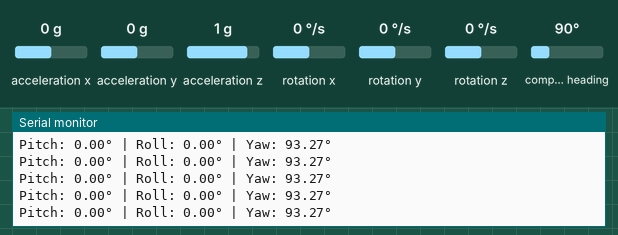
Recording of a sketch running on a simulated ESP32. Shown: the last lines printed to the serial monitor. Wiring (inferred from the names in the program): HMC5883L compass at I2C address 0x1E; MPU-6050 motion sensor at I2C address 0x68. The test bench sets the inputs (shaded band); at power-on: acceleration x 0 g, acceleration y 0 g, acceleration z 1 g, rotation x 0 °/s, rotation y 0 °/s, rotation z 0 °/s, compass heading 90°.

Above: at 12.4 s.
12.5 s: acceleration x set to -1.4 g
At 13.3 s:
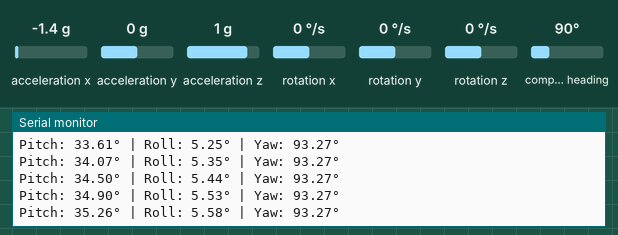
14.0 s: acceleration y set to -1.4 g
At 15.1 s:
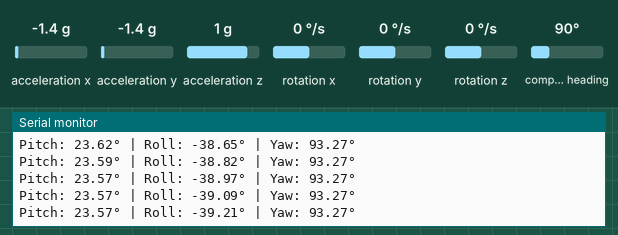
15.5 s: acceleration z set to -1.4 g
At 16.6 s:
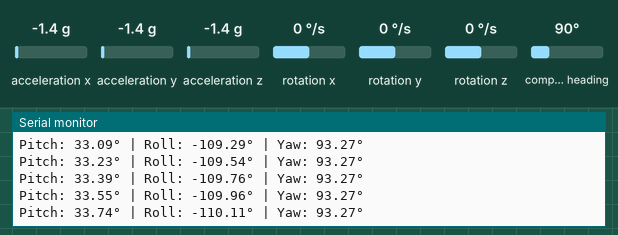
17.0 s: rotation x set to -192 °/s
At 17.6 s:
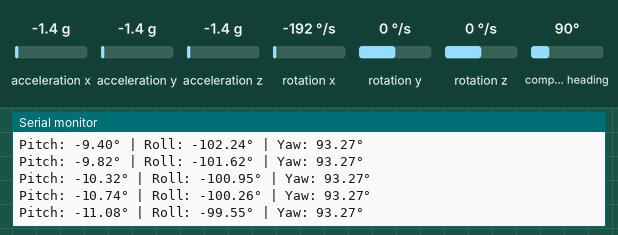
18.5 s: rotation y set to -192 °/s
At 19.5 s:
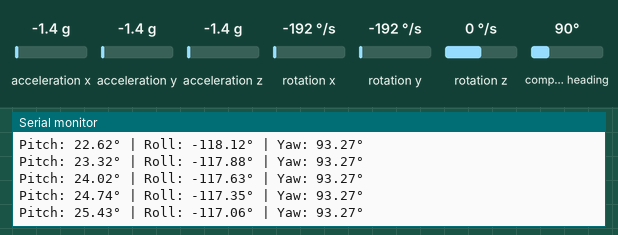
Timing chart, 0 to 21.0 s (numbered marks = the images above; inputs shaded):
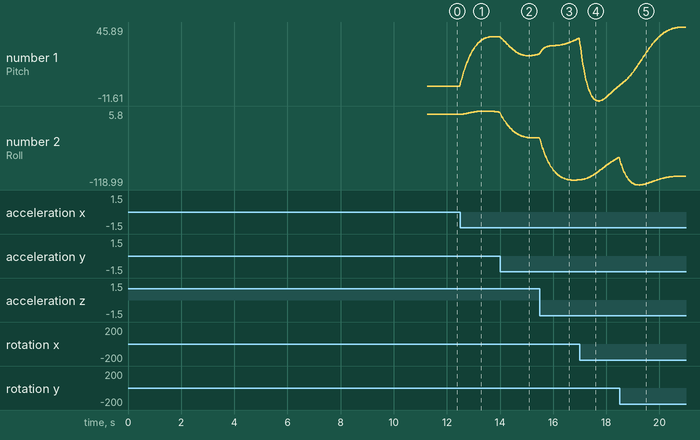

The sketch:

main.ino
```cpp
#include <Wire.h>
#include "src/config.h"
#include "src/sensors.h"

double pitch = 0, roll = 0, yaw = 0;
double anglePitch = 0, angleRoll = 0;
unsigned long lastTime;

void setup() {
  Serial.begin(115200);
  Wire.begin();

  Serial.println("\n=== ESP32 IMU Orientation Tracker ===");
  Serial.println("Location: Sousse, Tunisia");
  Serial.println("Declination: +3° 16' EAST\n");

  MPU6050_init();
  HMC5883L_init();

  calibrate_MPU6050();
  calibrate_HMC5883L();

  lastTime = millis();
  Serial.println("=== System Ready ===\n");
}

void loop() {
  double ax, ay, az, gx, gy, gz, mx, my, mz;

  read_MPU6050(ax, ay, az, gx, gy, gz);
  read_HMC5883L(mx, my, mz);

  unsigned long currentTime = millis();
  double dt = (currentTime - lastTime) / 1000.0;
  if (dt == 0) dt = 0.001;
  lastTime = currentTime;

  double accelPitch = atan2(-ax, sqrt(ay * ay + az * az)) * 180.0 / PI;
  double accelRoll = atan2(ay, az) * 180.0 / PI;

  pitch = Kalman_filter(anglePitch, gx, accelPitch, dt);
  roll = Kalman_filter(angleRoll, gy, accelRoll, dt);
  anglePitch = pitch;
  angleRoll = roll;

  yaw = atan2(my, mx) + DECLINATION_ANGLE;
  if (yaw < 0) yaw += 2 * PI;
  if (yaw > 2 * PI) yaw -= 2 * PI;
  yaw *= 180.0 / PI;

  Serial.print("Pitch: ");
  Serial.print(pitch, 2);
  Serial.print("° | Roll: ");
  Serial.print(roll, 2);
  Serial.print("° | Yaw: ");
  Serial.print(yaw, 2);
  Serial.println("°");

  delay(LOOP_DELAY_MS);
}
```

sensors.h
```cpp
#ifndef SENSORS_H
#define SENSORS_H

#include <Arduino.h>
#include "config.h"

extern double accelOffsetX, accelOffsetY, accelOffsetZ;
extern double gyroXOffset, gyroYOffset, gyroZOffset;
extern double magMinX, magMaxX, magMinY, magMaxY, magMinZ, magMaxZ;

void MPU6050_init();
void HMC5883L_init();
void calibrate_MPU6050();
void calibrate_HMC5883L();
void read_MPU6050(double &ax, double &ay, double &az);
void read_MPU6050(double &ax, double &ay, double &az, double &gx, double &gy, double &gz);
void read_HMC5883L(double &mx, double &my, double &mz);
double Kalman_filter(double angle, double gyroRate, double accelAngle, double dt);

#endif
```

src_sensors.cpp
```cpp
#include <Wire.h>
#include "sensors.h"
#include "config.h"

double accelOffsetX = 0, accelOffsetY = 0, accelOffsetZ = 0;
double gyroXOffset = 0, gyroYOffset = 0, gyroZOffset = 0;
double magMinX = 0, magMaxX = 0, magMinY = 0, magMaxY = 0, magMinZ = 0, magMaxZ = 0;

static double angle = 0, bias = 0, rate = 0;
static double P[2][2] = {{0, 0}, {0, 0}};

void MPU6050_init() {
  Wire.beginTransmission(MPU6050_ADDR);
  Wire.write(MPU6050_REG_PWR_MGMT_1);
  Wire.write(0);
  Wire.endTransmission(true);
}

void HMC5883L_init() {
  Wire.beginTransmission(HMC5883L_ADDR);
  Wire.write(0x00);
  Wire.write(0x70);
  Wire.endTransmission();

  Wire.beginTransmission(HMC5883L_ADDR);
  Wire.write(0x01);
  Wire.write(0x20);
  Wire.endTransmission();

  Wire.beginTransmission(HMC5883L_ADDR);
  Wire.write(0x02);
  Wire.write(0x00);
  Wire.endTransmission();
}

void calibrate_MPU6050() {
  Serial.println("Calibrating MPU6050...  Keep sensor stationary!");
  double ax, ay, az, gx, gy, gz;

  for (int i = 0; i < CALIBRATION_SAMPLES; i++) {
    read_MPU6050(ax, ay, az, gx, gy, gz);
    accelOffsetX += ax;
    accelOffsetY += ay;
    accelOffsetZ += az;
    gyroXOffset += gx;
    gyroYOffset += gy;
    gyroZOffset += gz;
    delay(10);
  }

  accelOffsetX /= CALIBRATION_SAMPLES;
  accelOffsetY /= CALIBRATION_SAMPLES;
  accelOffsetZ /= CALIBRATION_SAMPLES;
  gyroXOffset /= CALIBRATION_SAMPLES;
  gyroYOffset /= CALIBRATION_SAMPLES;
  gyroZOffset /= CALIBRATION_SAMPLES;

  accelOffsetZ -= 1.0;

  Serial.println("MPU6050 Calibration Complete!\n");
}

void calibrate_HMC5883L() {
  Serial.println("Calibrating HMC5883L...  Rotate sensor in all directions!");
  double mx, my, mz;

  magMinX = magMinY = magMinZ = 1e6;
  magMaxX = magMaxY = magMaxZ = -1e6;

  unsigned long startTime = millis();
  int dotCount = 0;

  while (millis() - startTime < MAG_CALIBRATION_TIME) {
    read_HMC5883L(mx, my, mz);

    if (mx < magMinX) magMinX = mx;
    if (mx > magMaxX) magMaxX = mx;
    if (my < magMinY) magMinY = my;
    if (my > magMaxY) magMaxY = my;
    if (mz < magMinZ) magMinZ = mz;
    if (mz > magMaxZ) magMaxZ = mz;

    if ((millis() - startTime) / 1000 > dotCount) {
      Serial.print(".");
      dotCount++;
    }

    delay(100);
  }

  Serial.println("\nHMC5883L Calibration Complete!\n");
}

void read_MPU6050(double &ax, double &ay, double &az) {
  Wire.beginTransmission(MPU6050_ADDR);
  Wire.write(MPU6050_REG_ACCEL_XOUT_H);
  Wire.endTransmission(false);
  Wire.requestFrom(MPU6050_ADDR, 6, true);

  int16_t rawX = (Wire.read() << 8) | Wire.read();
  int16_t rawY = (Wire.read() << 8) | Wire.read();
  int16_t rawZ = (Wire.read() << 8) | Wire.read();

  ax = rawX / ACCEL_SCALE - accelOffsetX;
  ay = rawY / ACCEL_SCALE - accelOffsetY;
  az = rawZ / ACCEL_SCALE - accelOffsetZ;
}

void read_MPU6050(double &ax, double &ay, double &az, double &gx, double &gy, double &gz) {
  Wire.beginTransmission(MPU6050_ADDR);
  Wire.write(MPU6050_REG_ACCEL_XOUT_H);
  Wire.endTransmission(false);
  Wire.requestFrom(MPU6050_ADDR, 14, true);

  int16_t rawAX = (Wire.read() << 8) | Wire.read();
  int16_t rawAY = (Wire.read() << 8) | Wire.read();
  int16_t rawAZ = (Wire.read() << 8) | Wire.read();

  Wire.read();
  Wire.read();

  int16_t rawGX = (Wire.read() << 8) | Wire.read();
  int16_t rawGY = (Wire.read() << 8) | Wire.read();
  int16_t rawGZ = (Wire.read() << 8) | Wire.read();

  ax = rawAX / ACCEL_SCALE - accelOffsetX;
  ay = rawAY / ACCEL_SCALE - accelOffsetY;
  az = rawAZ / ACCEL_SCALE - accelOffsetZ;

  gx = rawGX / GYRO_SCALE - gyroXOffset;
  gy = rawGY / GYRO_SCALE - gyroYOffset;
  gz = rawGZ / GYRO_SCALE - gyroZOffset;
}

void read_HMC5883L(double &mx, double &my, double &mz) {
  Wire.beginTransmission(HMC5883L_ADDR);
  Wire.write(0x03); // Starting register for magnetometer
  Wire.endTransmission(false);
  Wire.requestFrom(HMC5883L_ADDR, 6, true);

  int16_t x = (Wire.read() << 8) | Wire.read();
  int16_t z = (Wire.read() << 8) | Wire.read();
  int16_t y = (Wire.read() << 8) | Wire.read();

  mx = (x - (magMinX + magMaxX) / 2.0) * MAG_SCALE;
  my = (y - (magMinY + magMaxY) / 2.0) * MAG_SCALE;
  mz = (z - (magMinZ + magMaxZ) / 2.0) * MAG_SCALE;
}

double Kalman_filter(double angleInput, double gyroRate, double accelAngle, double dt) {
  rate = gyroRate - bias;
  angleInput += dt * rate;

  P[0][0] += dt * (dt * P[1][1] - P[0][1] - P[1][0] + Q_ANGLE);
  P[0][1] -= dt * P[1][1];
  P[1][0] -= dt * P[1][1];
  P[1][1] += Q_BIAS * dt;

  double S = P[0][0] + R_MEASURE;
  double K[2];
  K[0] = P[0][0] / S;
  K[1] = P[1][0] / S;

  double y = accelAngle - angleInput;
  angleInput += K[0] * y;
  bias += K[1] * y;

  double P00_temp = P[0][0];
  double P01_temp = P[0][1];

  P[0][0] -= K[0] * P00_temp;
  P[0][1] -= K[0] * P01_temp;
  P[1][0] -= K[1] * P00_temp;
  P[1][1] -= K[1] * P01_temp;

  return angleInput;
}
```

config.h
```cpp
#ifndef CONFIG_H
#define CONFIG_H

#define MPU6050_ADDR 0x68
#define HMC5883L_ADDR 0x1E
#define OLED_ADDR 0x3C

#define MPU6050_REG_ACCEL_XOUT_H 0x3B
#define MPU6050_REG_PWR_MGMT_1   0x6B
#define MPU6050_REG_GYRO_XOUT_H  0x43

#define ACCEL_SCALE 16384.0
#define GYRO_SCALE 131.0
#define MAG_SCALE 0.92

#define Q_ANGLE 0.001
#define Q_BIAS 0.003
#define R_MEASURE 0.03

#define CALIBRATION_SAMPLES 100
#define MAG_CALIBRATION_TIME 10000

#define DECLINATION_ANGLE 0.0570

#define LOOP_FREQUENCY 50
#define LOOP_DELAY_MS (1000 / LOOP_FREQUENCY)

#define SCREEN_WIDTH 128
#define SCREEN_HEIGHT 64
#define OLED_RESET -1

#endif
```

Measured:
- after the input at 12.5 s, the serial monitor: prints a new line at once (image 1)
- plotted number 1: 0 → 38.14 after the input at 12.5 s
- plotted number 2: 0 → 3.98 after the input at 12.5 s
